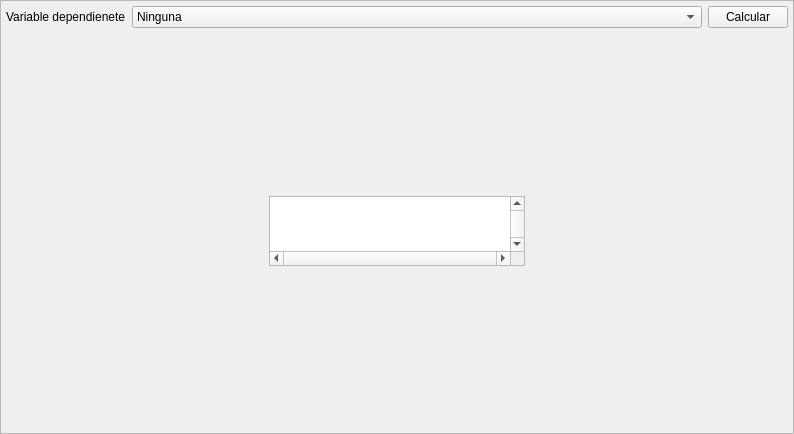
<?xml version="1.0" encoding="UTF-8"?>
<ui version="4.0">
 <class>PCA</class>
 <widget class="QWidget" name="PCA">
  <property name="geometry">
   <rect>
    <x>0</x>
    <y>0</y>
    <width>794</width>
    <height>434</height>
   </rect>
  </property>
  <property name="windowTitle">
   <string>Form</string>
  </property>
  <layout class="QGridLayout" name="gridLayout">
   <property name="leftMargin">
    <number>0</number>
   </property>
   <property name="topMargin">
    <number>0</number>
   </property>
   <property name="rightMargin">
    <number>0</number>
   </property>
   <property name="bottomMargin">
    <number>0</number>
   </property>
   <item row="0" column="0">
    <widget class="QScrollArea" name="scrollArea">
     <property name="layoutDirection">
      <enum>Qt::LeftToRight</enum>
     </property>
     <property name="widgetResizable">
      <bool>true</bool>
     </property>
     <widget class="QWidget" name="scrollAreaWidgetContents">
      <property name="geometry">
       <rect>
        <x>0</x>
        <y>0</y>
        <width>792</width>
        <height>432</height>
       </rect>
      </property>
      <layout class="QGridLayout" name="gridLayout_2">
       <property name="leftMargin">
        <number>5</number>
       </property>
       <property name="topMargin">
        <number>5</number>
       </property>
       <property name="rightMargin">
        <number>5</number>
       </property>
       <property name="bottomMargin">
        <number>5</number>
       </property>
       <item row="0" column="0">
        <widget class="QLabel" name="label">
         <property name="sizePolicy">
          <sizepolicy hsizetype="Fixed" vsizetype="Fixed">
           <horstretch>0</horstretch>
           <verstretch>0</verstretch>
          </sizepolicy>
         </property>
         <property name="text">
          <string>Variable dependienete</string>
         </property>
        </widget>
       </item>
       <item row="0" column="1">
        <widget class="QComboBox" name="features_box">
         <item>
          <property name="text">
           <string>Ninguna</string>
          </property>
         </item>
        </widget>
       </item>
       <item row="0" column="2">
        <widget class="QPushButton" name="btn_calcular">
         <property name="sizePolicy">
          <sizepolicy hsizetype="Fixed" vsizetype="Fixed">
           <horstretch>0</horstretch>
           <verstretch>0</verstretch>
          </sizepolicy>
         </property>
         <property name="text">
          <string>Calcular</string>
         </property>
        </widget>
       </item>
       <item row="2" column="0" colspan="3">
        <layout class="QVBoxLayout" name="verticalLayout">
         <item alignment="Qt::AlignHCenter|Qt::AlignVCenter">
          <widget class="QTableWidget" name="cargas_table">
           <property name="sizePolicy">
            <sizepolicy hsizetype="Expanding" vsizetype="Expanding">
             <horstretch>0</horstretch>
             <verstretch>0</verstretch>
            </sizepolicy>
           </property>
           <property name="minimumSize">
            <size>
             <width>256</width>
             <height>0</height>
            </size>
           </property>
           <property name="verticalScrollBarPolicy">
            <enum>Qt::ScrollBarAlwaysOn</enum>
           </property>
           <property name="horizontalScrollBarPolicy">
            <enum>Qt::ScrollBarAlwaysOn</enum>
           </property>
           <property name="sizeAdjustPolicy">
            <enum>QAbstractScrollArea::AdjustToContents</enum>
           </property>
           <property name="editTriggers">
            <set>QAbstractItemView::NoEditTriggers</set>
           </property>
           <property name="tabKeyNavigation">
            <bool>false</bool>
           </property>
           <property name="selectionMode">
            <enum>QAbstractItemView::NoSelection</enum>
           </property>
           <property name="selectionBehavior">
            <enum>QAbstractItemView::SelectRows</enum>
           </property>
           <property name="textElideMode">
            <enum>Qt::ElideNone</enum>
           </property>
           <property name="verticalScrollMode">
            <enum>QAbstractItemView::ScrollPerPixel</enum>
           </property>
           <property name="horizontalScrollMode">
            <enum>QAbstractItemView::ScrollPerPixel</enum>
           </property>
           <attribute name="horizontalHeaderDefaultSectionSize">
            <number>100</number>
           </attribute>
          </widget>
         </item>
        </layout>
       </item>
      </layout>
     </widget>
    </widget>
   </item>
  </layout>
 </widget>
 <resources/>
 <connections/>
</ui>
